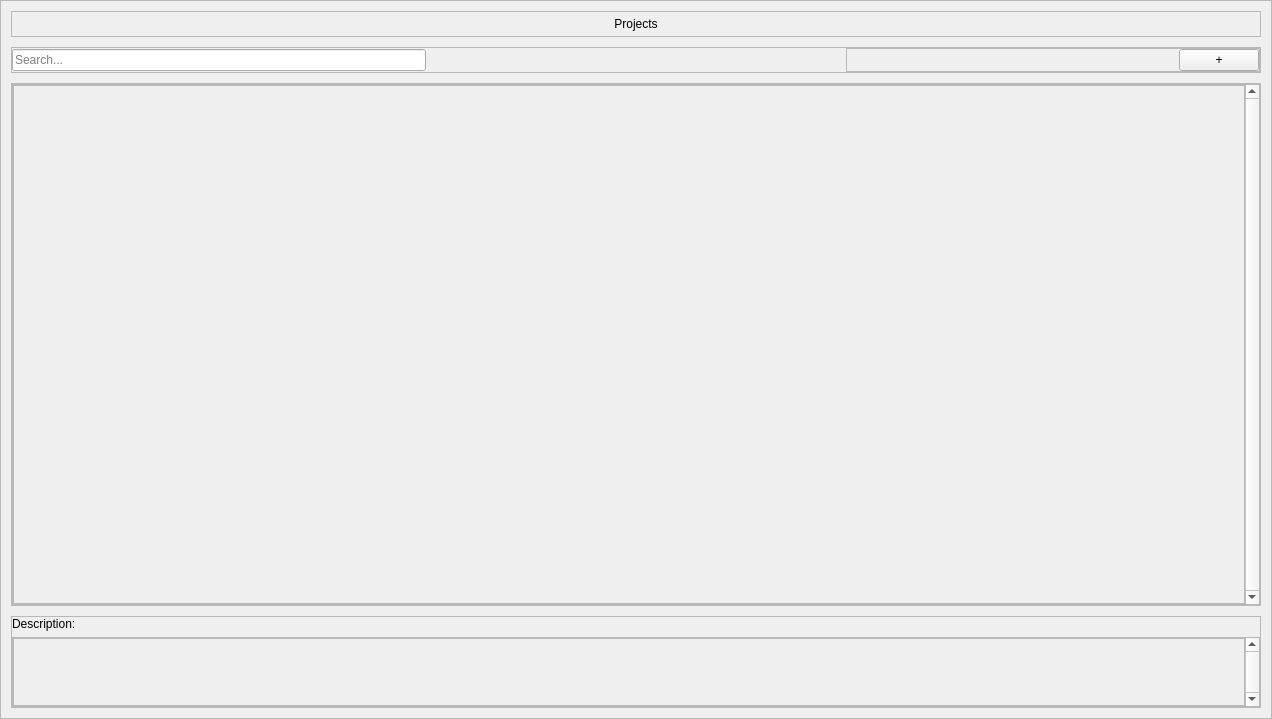
<?xml version="1.0" encoding="UTF-8"?>
<ui version="4.0">
 <class>ProjectWindow</class>
 <widget class="QWidget" name="ProjectWindow">
  <property name="geometry">
   <rect>
    <x>0</x>
    <y>0</y>
    <width>1272</width>
    <height>719</height>
   </rect>
  </property>
  <property name="windowTitle">
   <string>Form</string>
  </property>
  <layout class="QVBoxLayout" name="verticalLayout">
   <property name="spacing">
    <number>0</number>
   </property>
   <property name="leftMargin">
    <number>0</number>
   </property>
   <property name="topMargin">
    <number>0</number>
   </property>
   <property name="rightMargin">
    <number>0</number>
   </property>
   <property name="bottomMargin">
    <number>0</number>
   </property>
   <item>
    <widget class="QFrame" name="MainFrame">
     <property name="frameShape">
      <enum>QFrame::StyledPanel</enum>
     </property>
     <property name="frameShadow">
      <enum>QFrame::Raised</enum>
     </property>
     <layout class="QVBoxLayout" name="verticalLayout_2">
      <property name="spacing">
       <number>10</number>
      </property>
      <property name="leftMargin">
       <number>10</number>
      </property>
      <property name="topMargin">
       <number>10</number>
      </property>
      <property name="rightMargin">
       <number>10</number>
      </property>
      <property name="bottomMargin">
       <number>10</number>
      </property>
      <item>
       <widget class="QFrame" name="TitleFrame">
        <property name="frameShape">
         <enum>QFrame::StyledPanel</enum>
        </property>
        <property name="frameShadow">
         <enum>QFrame::Raised</enum>
        </property>
        <layout class="QHBoxLayout" name="horizontalLayout_8">
         <property name="leftMargin">
          <number>0</number>
         </property>
         <property name="topMargin">
          <number>5</number>
         </property>
         <property name="rightMargin">
          <number>0</number>
         </property>
         <property name="bottomMargin">
          <number>5</number>
         </property>
         <item>
          <widget class="QLabel" name="TitleLabel">
           <property name="text">
            <string>Projects</string>
           </property>
           <property name="alignment">
            <set>Qt::AlignCenter</set>
           </property>
          </widget>
         </item>
        </layout>
       </widget>
      </item>
      <item>
       <widget class="QFrame" name="SearchFrame">
        <property name="frameShape">
         <enum>QFrame::StyledPanel</enum>
        </property>
        <property name="frameShadow">
         <enum>QFrame::Raised</enum>
        </property>
        <layout class="QHBoxLayout" name="horizontalLayout_10">
         <property name="leftMargin">
          <number>0</number>
         </property>
         <property name="topMargin">
          <number>0</number>
         </property>
         <property name="rightMargin">
          <number>0</number>
         </property>
         <property name="bottomMargin">
          <number>0</number>
         </property>
         <item>
          <widget class="QLineEdit" name="SearchInput">
           <property name="sizePolicy">
            <sizepolicy hsizetype="Expanding" vsizetype="Fixed">
             <horstretch>0</horstretch>
             <verstretch>0</verstretch>
            </sizepolicy>
           </property>
           <property name="placeholderText">
            <string>Search...</string>
           </property>
          </widget>
         </item>
         <item>
          <spacer name="horizontalSpacer">
           <property name="orientation">
            <enum>Qt::Horizontal</enum>
           </property>
           <property name="sizeHint" stdset="0">
            <size>
             <width>40</width>
             <height>20</height>
            </size>
           </property>
          </spacer>
         </item>
         <item>
          <widget class="QFrame" name="HorizontalFrame">
           <property name="sizePolicy">
            <sizepolicy hsizetype="Expanding" vsizetype="Preferred">
             <horstretch>0</horstretch>
             <verstretch>0</verstretch>
            </sizepolicy>
           </property>
           <property name="frameShape">
            <enum>QFrame::StyledPanel</enum>
           </property>
           <property name="frameShadow">
            <enum>QFrame::Raised</enum>
           </property>
           <layout class="QHBoxLayout" name="horizontalLayout_11">
            <property name="leftMargin">
             <number>0</number>
            </property>
            <property name="topMargin">
             <number>0</number>
            </property>
            <property name="rightMargin">
             <number>0</number>
            </property>
            <property name="bottomMargin">
             <number>0</number>
            </property>
            <item>
             <spacer name="horizontalSpacer_2">
              <property name="orientation">
               <enum>Qt::Horizontal</enum>
              </property>
              <property name="sizeHint" stdset="0">
               <size>
                <width>40</width>
                <height>20</height>
               </size>
              </property>
             </spacer>
            </item>
            <item>
             <widget class="QPushButton" name="AddNewBtn">
              <property name="sizePolicy">
               <sizepolicy hsizetype="Fixed" vsizetype="Fixed">
                <horstretch>0</horstretch>
                <verstretch>0</verstretch>
               </sizepolicy>
              </property>
              <property name="text">
               <string>+</string>
              </property>
             </widget>
            </item>
           </layout>
          </widget>
         </item>
        </layout>
       </widget>
      </item>
      <item>
       <widget class="QFrame" name="ProjectFrame">
        <property name="sizePolicy">
         <sizepolicy hsizetype="Preferred" vsizetype="Expanding">
          <horstretch>0</horstretch>
          <verstretch>0</verstretch>
         </sizepolicy>
        </property>
        <property name="frameShape">
         <enum>QFrame::StyledPanel</enum>
        </property>
        <property name="frameShadow">
         <enum>QFrame::Raised</enum>
        </property>
        <layout class="QVBoxLayout" name="verticalLayout_3">
         <property name="spacing">
          <number>0</number>
         </property>
         <property name="leftMargin">
          <number>0</number>
         </property>
         <property name="topMargin">
          <number>0</number>
         </property>
         <property name="rightMargin">
          <number>0</number>
         </property>
         <property name="bottomMargin">
          <number>0</number>
         </property>
         <item>
          <widget class="QScrollArea" name="ProjectScrollArea">
           <property name="verticalScrollBarPolicy">
            <enum>Qt::ScrollBarAlwaysOn</enum>
           </property>
           <property name="widgetResizable">
            <bool>true</bool>
           </property>
           <widget class="QWidget" name="ProjectScrollAreaContents">
            <property name="geometry">
             <rect>
              <x>0</x>
              <y>0</y>
              <width>1229</width>
              <height>512</height>
             </rect>
            </property>
            <layout class="QVBoxLayout" name="verticalLayout_4">
             <property name="leftMargin">
              <number>0</number>
             </property>
             <property name="topMargin">
              <number>0</number>
             </property>
             <property name="rightMargin">
              <number>0</number>
             </property>
             <property name="bottomMargin">
              <number>0</number>
             </property>
             <item>
              <widget class="QFrame" name="ProjectGridFrame">
               <property name="frameShape">
                <enum>QFrame::StyledPanel</enum>
               </property>
               <property name="frameShadow">
                <enum>QFrame::Raised</enum>
               </property>
               <layout class="QGridLayout" name="gridLayout">
                <property name="leftMargin">
                 <number>10</number>
                </property>
                <property name="topMargin">
                 <number>10</number>
                </property>
                <property name="rightMargin">
                 <number>10</number>
                </property>
                <property name="bottomMargin">
                 <number>10</number>
                </property>
               </layout>
              </widget>
             </item>
            </layout>
           </widget>
          </widget>
         </item>
        </layout>
       </widget>
      </item>
      <item>
       <widget class="QFrame" name="BottomFrame">
        <property name="sizePolicy">
         <sizepolicy hsizetype="Minimum" vsizetype="Fixed">
          <horstretch>0</horstretch>
          <verstretch>0</verstretch>
         </sizepolicy>
        </property>
        <property name="frameShape">
         <enum>QFrame::StyledPanel</enum>
        </property>
        <property name="frameShadow">
         <enum>QFrame::Raised</enum>
        </property>
        <layout class="QVBoxLayout" name="verticalLayout_6">
         <property name="leftMargin">
          <number>0</number>
         </property>
         <property name="topMargin">
          <number>0</number>
         </property>
         <property name="rightMargin">
          <number>0</number>
         </property>
         <property name="bottomMargin">
          <number>0</number>
         </property>
         <item>
          <widget class="QLabel" name="DescriptionLabel">
           <property name="text">
            <string>Description:</string>
           </property>
          </widget>
         </item>
         <item>
          <widget class="QScrollArea" name="DescriptionScrollArea">
           <property name="verticalScrollBarPolicy">
            <enum>Qt::ScrollBarAlwaysOn</enum>
           </property>
           <property name="widgetResizable">
            <bool>true</bool>
           </property>
           <widget class="QWidget" name="DescriptionScrollAreaContents">
            <property name="geometry">
             <rect>
              <x>0</x>
              <y>0</y>
              <width>1229</width>
              <height>69</height>
             </rect>
            </property>
            <layout class="QVBoxLayout" name="verticalLayout_5">
             <property name="leftMargin">
              <number>0</number>
             </property>
             <property name="topMargin">
              <number>0</number>
             </property>
             <property name="rightMargin">
              <number>0</number>
             </property>
             <property name="bottomMargin">
              <number>0</number>
             </property>
             <item>
              <widget class="QFrame" name="DescriptionFrame">
               <property name="frameShape">
                <enum>QFrame::StyledPanel</enum>
               </property>
               <property name="frameShadow">
                <enum>QFrame::Raised</enum>
               </property>
               <layout class="QHBoxLayout" name="horizontalLayout_9">
                <property name="leftMargin">
                 <number>0</number>
                </property>
                <property name="topMargin">
                 <number>0</number>
                </property>
                <property name="rightMargin">
                 <number>0</number>
                </property>
                <property name="bottomMargin">
                 <number>0</number>
                </property>
                <item>
                 <widget class="QLabel" name="DescriptionTextLabel">
                  <property name="text">
                   <string/>
                  </property>
                  <property name="alignment">
                   <set>Qt::AlignLeading|Qt::AlignLeft|Qt::AlignTop</set>
                  </property>
                 </widget>
                </item>
               </layout>
              </widget>
             </item>
            </layout>
           </widget>
          </widget>
         </item>
        </layout>
       </widget>
      </item>
     </layout>
    </widget>
   </item>
  </layout>
 </widget>
 <resources/>
 <connections/>
</ui>
